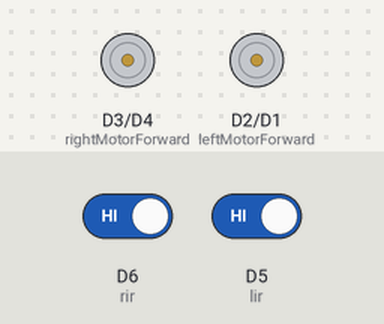
Simulated run of this sketch. Board: ESP8266 (NodeMCU). Shown: motor-driver pin pairs drawn as motors (green arrow = first pin HIGH = forward, orange = second pin HIGH = backward, longer = more drive). Inputs (shaded band) come from the test bench; at power-on: D6 (rir) HIGH, D5 (lir) HIGH. What the sketch prints to the serial monitor is not drawn.

Above: at 1.2 s.
1.3 s: D6 (rir) driven LOW
At 2.5 s:
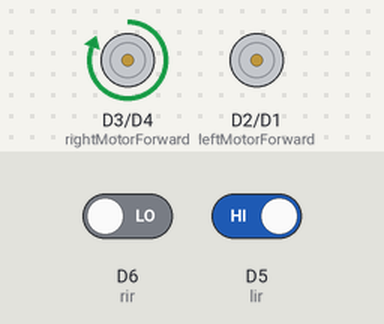
2.8 s: D5 (lir) driven LOW
At 3.6 s:
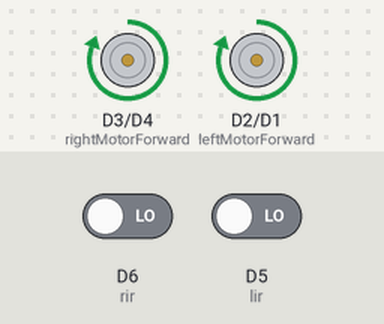
4.3 s: D6 (rir) driven HIGH
At 4.7 s:
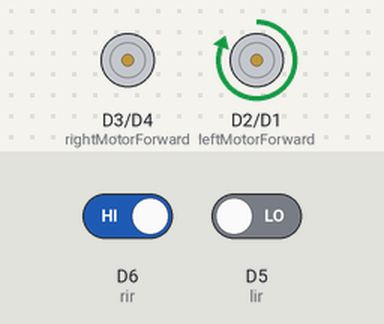
Timing chart, 0 to 7.3 s (numbered marks = the images above; inputs shaded):
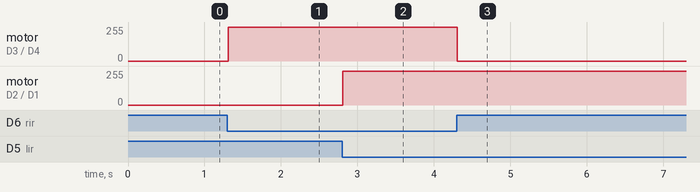

The sketch:

linefollower2.ino
```cpp
int leftMotorBackward = D1;                           /* (D1) -> IN1 */
int leftMotorForward =  D2;                           /* (D2) ->IN2  */
int rightMotorForward = D3;                           /* (D3) -> IN3 */
int rightMotorBackward = D4;                          /* (D4) -> IN4 */


 /* define IR pins */
#define lir D5
#define rir D6

int right_IR_reading;                                /*Initialize as integer variables.*/
int left_IR_reading;                                 /*white surface gives reading as 0 & black surface gives reading as 1.*/

void setup() {

// initialize motor control pins as output //
  pinMode(leftMotorForward, OUTPUT);
  pinMode(leftMotorBackward, OUTPUT);
  pinMode(rightMotorForward, OUTPUT);
  pinMode(rightMotorBackward, OUTPUT);

// initialize ir pins as input //
  pinMode(lir,INPUT);
  pinMode(rir,INPUT);

  Serial.begin(115200);
  }

void loop() {

  check();
  while(left_IR_reading==0&&right_IR_reading==0)    /*both IR is on white surface.*/
  {
    forward();
    check();
  }

  while(left_IR_reading==1&&right_IR_reading==0)    /*left IR is on black line while right IR is on white surface.*/
  {
    check();
    while(left_IR_reading==1)                       /*Move left till black IR comes on white surface.*/
    {
      left();
      check();
    }
  }

  while(left_IR_reading==0&&right_IR_reading==1)    /*right IR is on black line while left IR is on white surface.*/
  {
    check();
    while(right_IR_reading==1)                      /*Move right till black IR comes on black surface.*/
    {
      right();
      check();
    }
  }

  while(left_IR_reading==1&&right_IR_reading==1)    /*both IR is on black line.*/
  {
    stop();
    check();
  }


}

void check()
{
  right_IR_reading=digitalRead(rir);
  left_IR_reading=digitalRead(lir);
  Serial.print("left_IR_reading=");
  Serial.println(left_IR_reading);
  Serial.print("right_IR_reading=");
  Serial.println(right_IR_reading);
  }

  //////////////////////////////////////////////////////////////////////////////////////////////////////////////////////////////
/////////////////////////////////  ---------------   MOTOR FUNCTIONS  ------------------ ///////////////////////////////////////////////////
//////////////////////////////////////////////////////////////////////////////////////////////////////////////////////////////
/********************************************* FORWARD *****************************************************/
void forward()
{
  digitalWrite(leftMotorForward,HIGH);
  digitalWrite(rightMotorForward,HIGH);
  digitalWrite(leftMotorBackward,LOW);
  digitalWrite(rightMotorBackward,LOW);
   Serial.print("Forward//////");
}

/********************************************* TURN SHARPLEFT *****************************************************/
void left()
{
  digitalWrite(rightMotorForward,HIGH);
  digitalWrite(leftMotorBackward,LOW);
  digitalWrite(rightMotorBackward,LOW);
  digitalWrite(leftMotorForward,LOW);
  Serial.print("Left//////");
}

/********************************************* TURN SHARPRIGHT *****************************************************/
void right()
{
  digitalWrite(leftMotorForward,HIGH);
  digitalWrite(rightMotorBackward,LOW);
  digitalWrite(rightMotorForward,LOW);
  digitalWrite(leftMotorBackward,LOW);
  Serial.print("Right//////");
}
/********************************************* STOP *****************************************************/
void stop()
{
  digitalWrite(leftMotorForward,LOW);
  digitalWrite(leftMotorBackward,LOW);
  digitalWrite(rightMotorForward,LOW);
  digitalWrite(rightMotorBackward,LOW);
  Serial.print("Stop//////");
}
```

Measured:
- after the input at 1.3 s, motor on D3 (rightMotorForward) / D4 (rightMotorBackward): stopped → forward 255/255 at once
- after the input at 2.8 s, motor on D2 (leftMotorForward) / D1 (leftMotorBackward): stopped → forward 255/255 at once
- after the input at 4.3 s, motor on D3 (rightMotorForward) / D4 (rightMotorBackward): forward 255/255 → stopped at once
